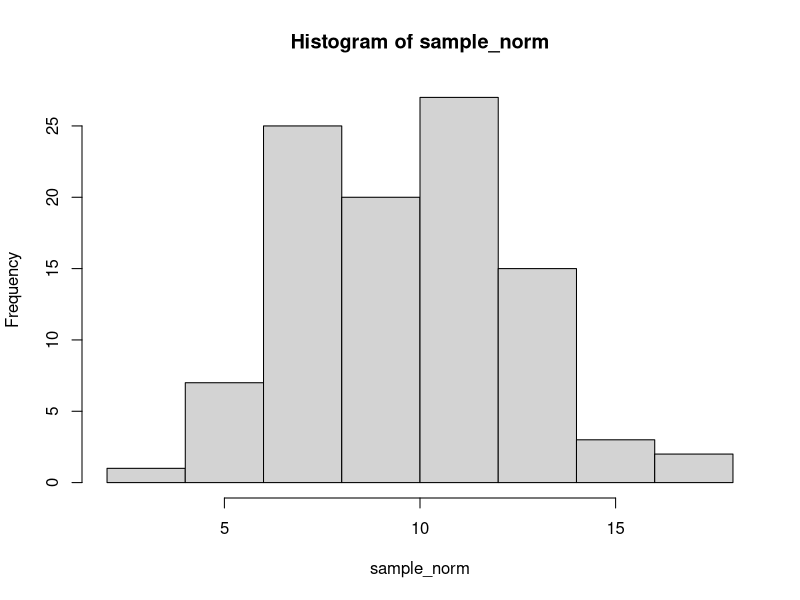
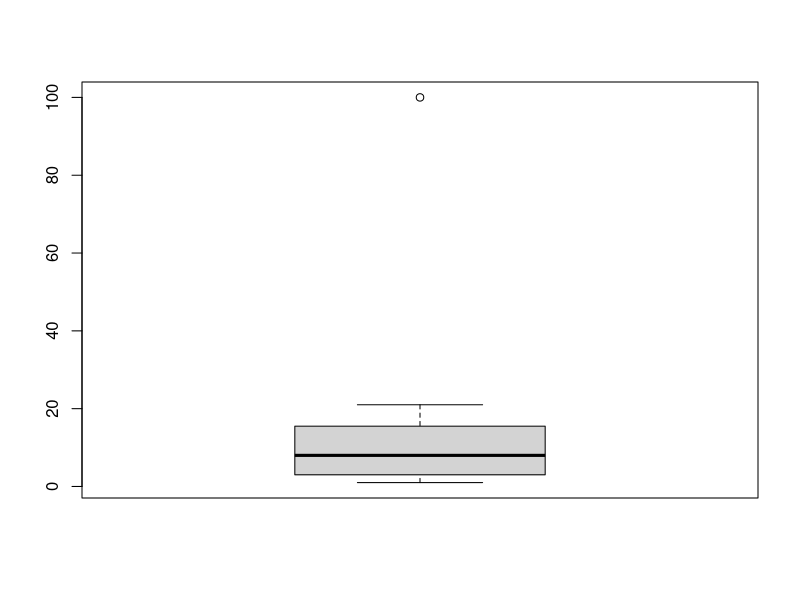
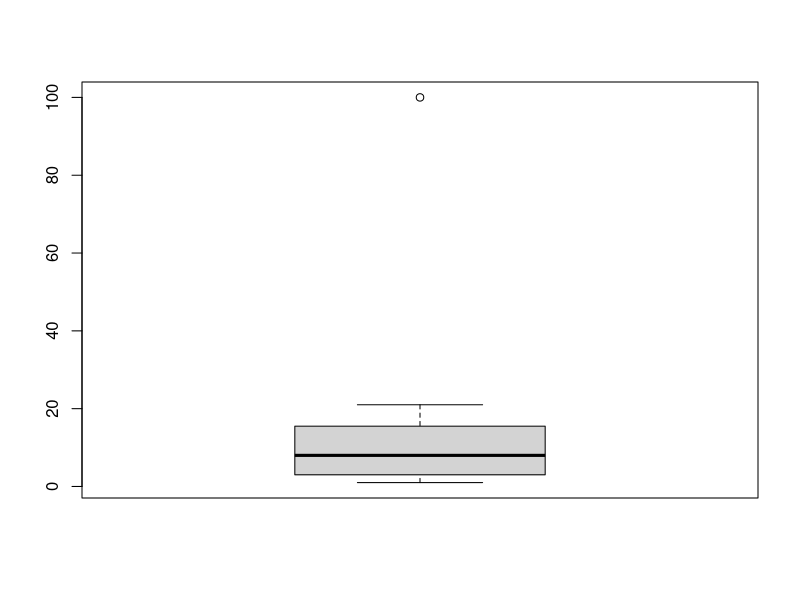
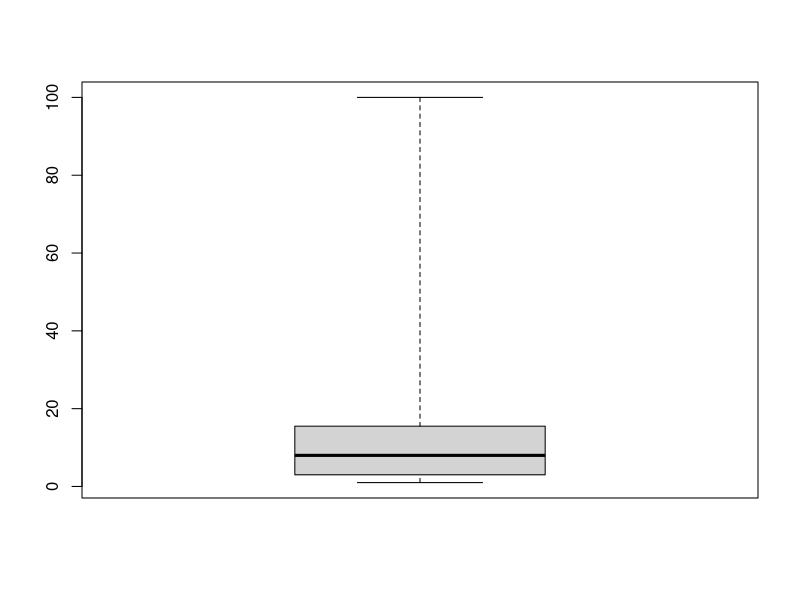
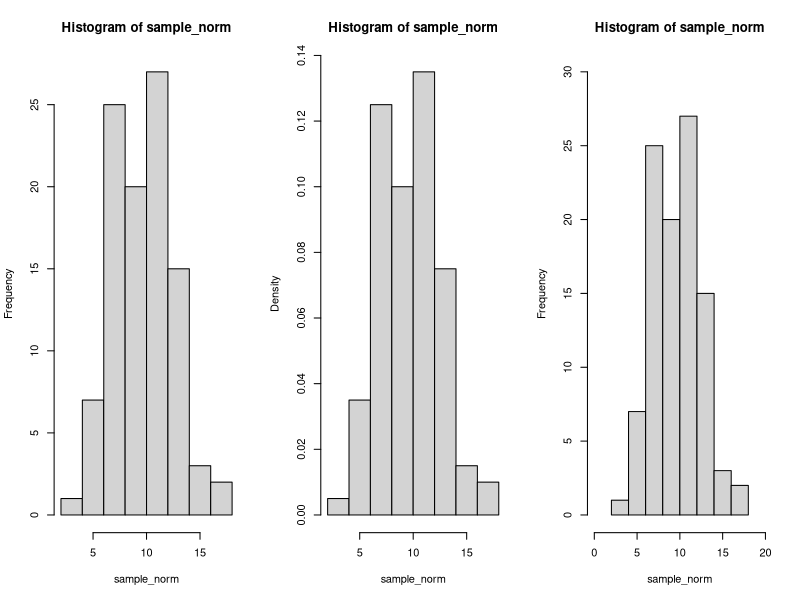
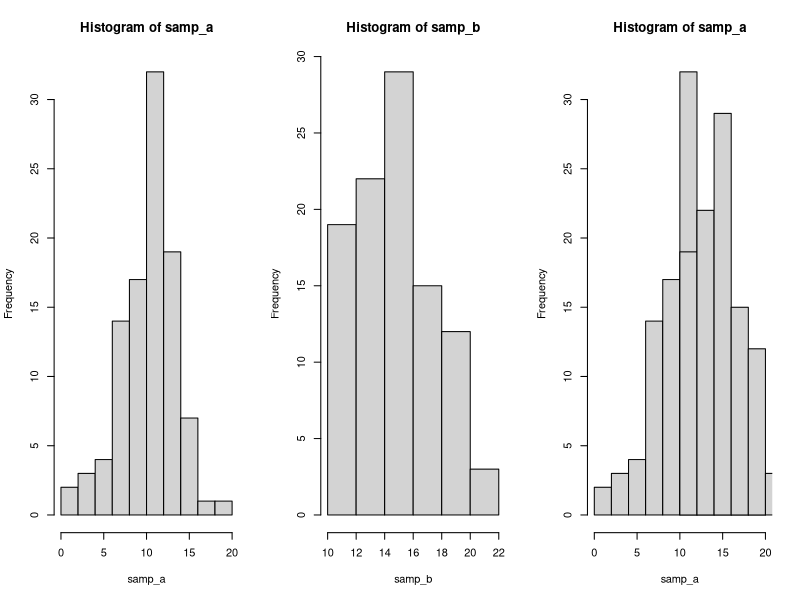
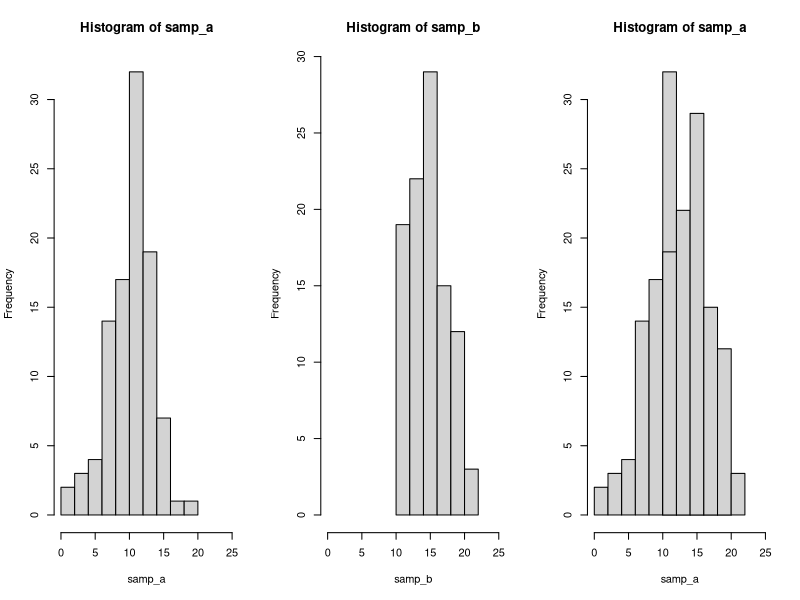
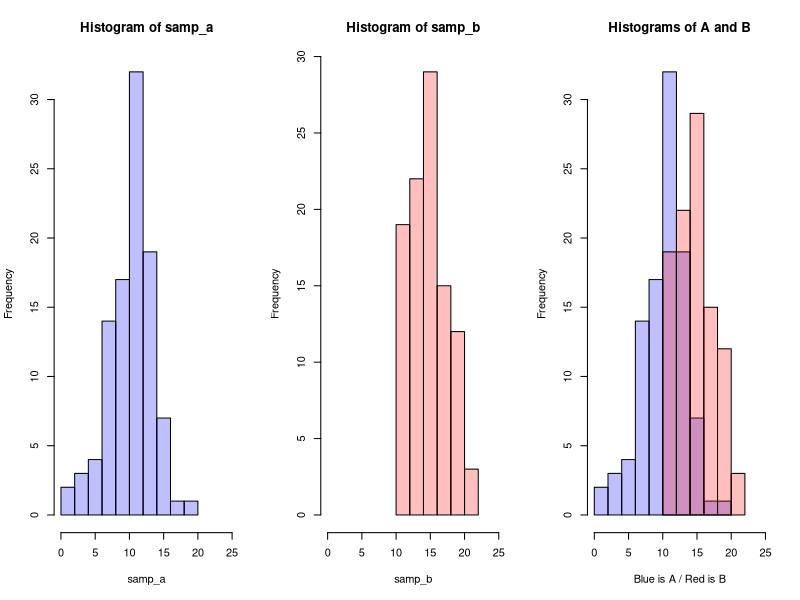

Reproduce these figures in R, in order.
rm(list = ls(all = TRUE))

# random generation for the normal / chi-squared / binomial distribution ######################
# "rnorm" is random number generation from the normal distribution.
rnorm(5,10,3) # sample n=5 observations from the normal distribution of mean=10 and sd=3
?rnorm        # "?rnorm" show a help. it is equivalent to "help(rnorm)"

set.seed(18)  # my seed number is 18 (want to save and fix the number)
rnorm(5,10,3)

# "rchisq" is random number generation from the chi-squared distribution.
?rchisq
set.seed(18)
rchisq(5,2) # sample n=5 observations from the chi-squared distribution with df=2

# do for the binomial distribution by yourself


# descriptive statistics ######################################################################
set.seed(18)
sample_norm <- rnorm(100,10,3) # sample n=100 observations from N(10,3^2)
mean(sample_norm) # sample mean
var(sample_norm)  # sample variance
sd(sample_norm)   # sample sd

summary(sample_norm)
median(sample_norm)
IQR(sample_norm) # IQR MEANS Q3-Q1
summary(sample_norm)[5] - summary(sample_norm)[2]
range(sample_norm)
diff(range(sample_norm))
summary(sample_norm)[6] - summary(sample_norm)[1]
quantile(sample_norm,  probs = c(0,0.01,0.10,0.25,0.50,0.75,1), type=1)


#doing graph
par(mfrow=c(1,1))
stem(sample_norm)     # stem-and-leaf display
hist(sample_norm)     # histogram

mydata = c(1,1,5,8,10,21,100)
summary(mydata)
IQR(mydata)
boxplot(mydata)  # box plot
boxplot(mydata,range = 1.5)  # show outlier(s) by 1.5*IQR rule
boxplot(mydata,range = 0)


# multiple figures in a single screen #########################################################
# "par(mfrow=c(nr,nc))" or "par(mfcol=c(nr,nc))" allow to draw nr-by-nc figures in the same page
par(mfrow=c(1,3))  # draw 1-by-3 figures 一行三列
hist(sample_norm)
hist(sample_norm, freq=FALSE) # not frequency but density
hist(sample_norm, xlim=c(0,20), ylim=c(0,30)) # adjust xlim and ylim

# draw a pair of histograms or box plots ######################################################
set.seed(1818)
samp_a <- rnorm(100,10,3)
samp_b <- rnorm(100,15,3)

par(mfrow=c(1,3))
hist(samp_a)
hist(samp_b)
hist(samp_a)
hist(samp_b, add=T) #add sample b to the sample a

par(mfrow=c(1,3))
hist(samp_a, xlim=c(0,25))
hist(samp_b, xlim=c(0,25))
hist(samp_a, xlim=c(0,25))
hist(samp_b, xlim=c(0,25), add=T)

par(mfrow=c(1,3))
hist(samp_a, col=rgb(0,0,1,1/4), xlim=c(0,25))
hist(samp_b, col=rgb(1,0,0,1/4), xlim=c(0,25))
hist(samp_a, col=rgb(0,0,1,1/4), xlim=c(0,25), main="Histograms of A and B", xlab="Blue is A / Red is B")
hist(samp_b, col=rgb(1,0,0,1/4), xlim=c(0,25), add=T)

par(mfrow=c(1,2))
boxplot(samp_a)
boxplot(samp_b)

par(mfrow=c(1,1))
samp_ab <- c(samp_a, samp_b)
grp_ab  <- c(rep("a",100),rep("b",100)) #rep(1,5) means repeat 1 five times
boxplot(samp_ab~grp_ab)

#make a nice histogram
bark_urban = c(29,10,15,41,18,18,12,45,34,30,22,26,18)
bark_rural = c(40,47,38,59,45,52,57,50,50,49,50,43)

par(mfrow=c(1,2))
hist(bark_urban)
hist(bark_rural)

par(mfrow=c(1,2))
bins <- seq(10, 50, by=10)
hist(bark_urban,breaks=bins,ylim=c(0,7),main='urban',xlab='bark distance (m)') 
bins <- seq(30, 60, by=10)
hist(bark_rural,breaks=bins,ylim=c(0,7), main='rural',xlab='bark distance (m)')
